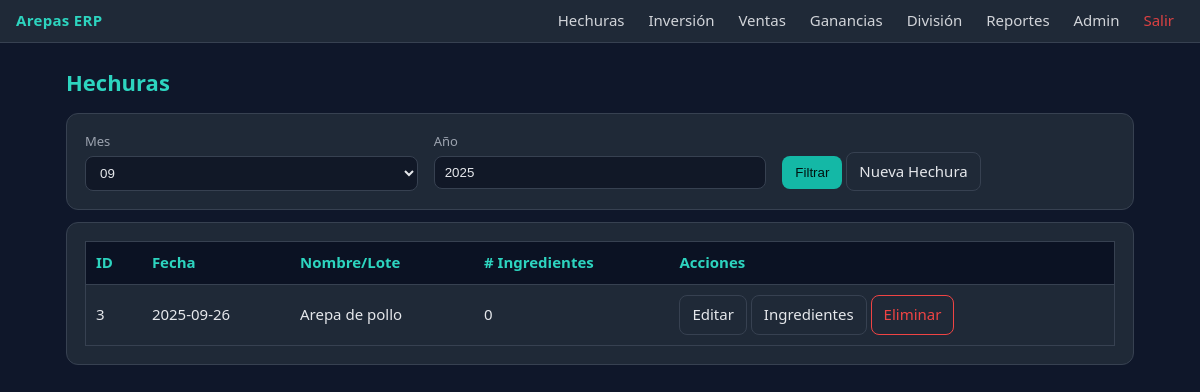
Page /arepas-erp2/public/hechuras/index.php (signed in) on the committed database.
### tables this page shows
CREATE TABLE `hechuras` (
  `id` int(11) NOT NULL,
  `fecha` date NOT NULL,
  `cantidad` int(11) NOT NULL,
  `costo_unitario` decimal(10,2) NOT NULL,
  `creado_en` timestamp NOT NULL DEFAULT current_timestamp(),
  `nombre` varchar(255) NOT NULL
);

### arepas-erp2/public/hechuras/index.php (the view, shortened to what this page needs)
<?php
$pdo = Database::getInstance();
$mes = $_GET['mes'] ?? date('m');
$anio = $_GET['anio'] ?? date('Y');
$stmt = $pdo->prepare("SELECT h.*,
   (SELECT COUNT(*) FROM hechura_ingredientes hi WHERE hi.hechura_id=h.id) as ingredientes
   FROM hechuras h
   WHERE MONTH(h.fecha)=:m AND YEAR(h.fecha)=:y
   ORDER BY h.fecha DESC");
$stmt->execute(['m'=>$mes,'y'=>$anio]);
$hechuras = $stmt->fetchAll(PDO::FETCH_ASSOC);
?>
<h1>Hechuras</h1>
<div class="card">
  <form method="get" class="grid grid-3">
    <div>
      <label>Mes</label>
      <select name="mes">
        <?php for($i=1;$i<=12;$i++): ?>
          <option value="<?= sprintf('%02d',$i) ?>" <?= $mes==sprintf('%02d',$i)?'selected':'' ?>><?= sprintf('%02d',$i) ?></option>
        <?php endfor; ?>
      </select>
    </div>
    <div>
      <label>Año</label>
      <input type="number" name="anio" value="<?= $anio ?>">
    </div>
    <div style="align-self:end">
      <button class="btn btn-primary" type="submit">Filtrar</button>
      <a class="btn btn-ghost" href="/arepas-erp2/public/hechuras/form.php">Nueva Hechura</a>
    </div>
  </form>
</div>
<div class="card mt-3">
  <table class="table">
    <thead><tr><th>ID</th><th>Fecha</th><th>Nombre/Lote</th><th># Ingredientes</th><th>Acciones</th></tr></thead>
    <tbody>
      <?php foreach($hechuras as $h): ?>
      <tr>
        <td><?= $h['id'] ?></td>
        <td><?= $h['fecha'] ?></td>
        <td><?= htmlspecialchars($h['nombre'] ?? '') ?></td>
        <td><?= $h['ingredientes'] ?></td>
        <td>
          <a class="btn btn-ghost" href="/arepas-erp2/public/hechuras/form.php?id=<?= $h['id'] ?>">Editar</a>
          <a class="btn btn-ghost" href="/arepas-erp2/public/hechuras/ingredientes.php?hechura=<?= $h['id'] ?>">Ingredientes</a>
          <a class="btn btn-danger" href="?delete=<?= $h['id'] ?>" onclick="return confirm('¿Eliminar hechura?')">Eliminar</a>
        </td>
      </tr>
      <?php endforeach; ?>
    </tbody>
  </table>
</div>
<?php
include __DIR__ . "/../../app/views/layout.php";

### arepas-erp2/public/assets/css/app.css (style rules this page uses)
:root { --bg:#0f172a; --bg2:#111827; --panel:#1f2937; --muted:#9ca3af; --text:#e5e7eb; --brand:#14b8a6; --brand-2:#2dd4bf; --danger:#ef4444; --border:#374151; }
* { box-sizing: border-box; }
html,body { height:100%; }
body { margin:0; background:var(--bg); color:var(--text); font: 15px/1.45 ui-sans-serif, system-ui, -apple-system, Segoe UI, Roboto, "Helvetica Neue", Arial; }
.card { background:var(--panel); border:1px solid var(--border); border-radius:12px; padding:18px; }
.grid { display:grid; gap:16px; }
.grid-3 { grid-template-columns: repeat(3,1fr); }
h1 { color:var(--brand-2); font-size:22px; margin:0 0 14px }
input, select { width:100%; background:var(--bg2); color:var(--text); border:1px solid var(--border); border-radius:8px; padding:8px 10px; }
label { display:block; color:var(--muted); font-size:13px; margin-bottom:6px }
.btn { display:inline-block; padding:8px 12px; border-radius:8px; text-decoration:none; border:1px solid transparent; }
.btn-primary { background:var(--brand); color:#001311; }
.btn-ghost { background:transparent; color:var(--text); border-color:var(--border); }
.btn-danger { background:transparent; color:var(--danger); border-color:var(--danger); }
.table { width:100%; border-collapse:collapse; border:1px solid var(--border); }
.table th { text-align:left; background:#0b1223; color:var(--brand-2); padding:10px; border-bottom:1px solid var(--border); }
.table td { padding:10px; border-top:1px solid var(--border); }
.mt-3 { margin-top:12px }

### rows in the picture
hechuras: id "3", fecha "2025-09-26", nombre "Arepa de pollo", ingredientes "0"

### other values in the picture
form field mes "09"
